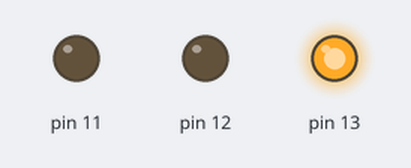
Bench run of a sketch on a simulated Arduino Uno, built with avr-gcc and run on an emulated ATmega328P. On the bench: output pins drawn as LEDs (lit = HIGH).

Above: at 0.7 s.
At 2.0 s:
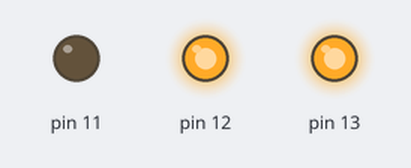
At 2.7 s:
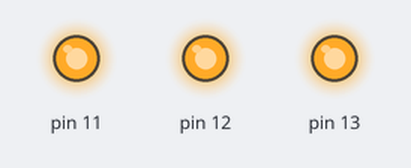
At 3.2 s:
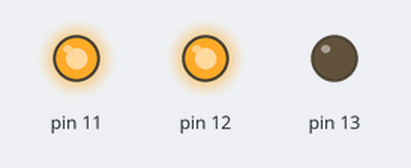
At 4.0 s:
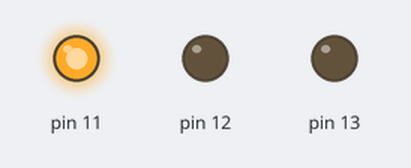
At 5.2 s:
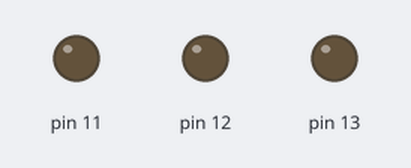
Timing chart, 0 to 7.8 s (numbered marks = the images above):
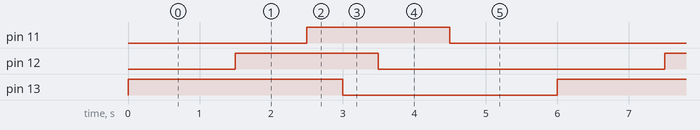

The sketch:

ArduinoMega-Blink.ino
```cpp
void setup() {
  // put your setup code here, to run once:
pinMode(13, OUTPUT);
pinMode(12, OUTPUT);
pinMode(11,OUTPUT);
}

void loop() {
  // put your main code here, to run repeatedly:
digitalWrite(13, HIGH);
delay(1500);
digitalWrite(12, HIGH);
delay(1000);
digitalWrite(11, HIGH);
delay(500);

digitalWrite(13, LOW);
delay(500);
digitalWrite(12, LOW);
delay(1000);
digitalWrite(11, LOW);
delay(1500);

}
```

Measured:
- by itself, pin 11, pin 12: alternates HIGH for 2.0 s and LOW for 4.0 s
- by itself, pin 13: alternates HIGH for 3.0 s and LOW for 3.0 s
- by itself, everything shown: repeats every 6.0 s, in 6 steps
